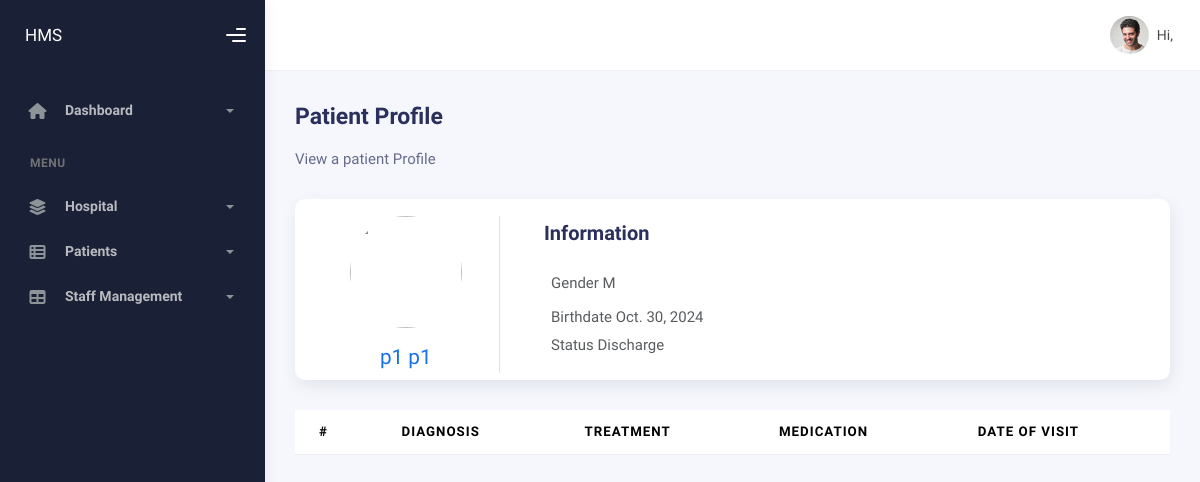
The app's page /hospital/patient/1/ (signed in), older data.
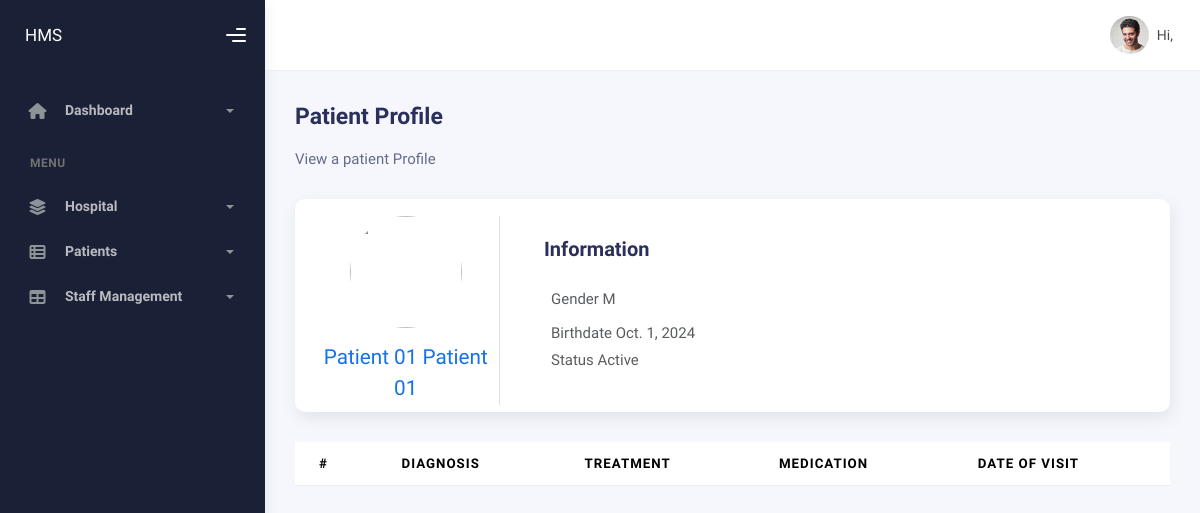
The same page, newer data.
### hospital/models.py (models this page shows)
class Patient(models.Model):
    GENDER_CHOICES = [
        ("M", "Male"),
        ("F", "Female"),
        ("O", "Other"),
    ]
    STATUS_CHOICES = [
        ("Inactive", "Inactive"),
        ("Active", "Active"),
        ("Admission", "Admission"),
        ("Discharge", "Discharge"),
    ]
    user = models.OneToOneField(
        User, on_delete=models.CASCADE, related_name="patient_info"
    )
    first_name = models.CharField(max_length=100)
    last_name = models.CharField(max_length=100)
    gender = models.CharField(max_length=1, choices=GENDER_CHOICES)
    birthdate = models.DateField()
    hospital = models.ForeignKey(
        Hospital, on_delete=models.CASCADE, related_name="patients"
    )
    is_admitted = models.BooleanField(default=False)
    status = models.CharField(max_length=10, choices=STATUS_CHOICES)
    created_at = models.DateTimeField(auto_now_add=True)
    updated_at = models.DateTimeField(auto_now=True)
    def __str__(self):
        return f"{self.first_name} {self.last_name}"

### hospital/views.py (the view)
# urls.py: path("patient/<int:patient_id>/", views.patient_detail_page, name="patient-detail"),
@login_required
def patient_detail_page(request, patient_id):
    patient = Patient.objects.get(pk=patient_id)
    medical_records = patient.medical_records.all()
    print("patient: ", patient)
    print("medical records: ", medical_records)
    context = {}
    context["patient"] = patient
    context["medical_records"] = medical_records
    return render(request, "hospital/patient-detail.html", context)

### hospital/templates/hospital/patient-detail.html (shortened to what this page needs)
{% extends "layout/base.html" %}
{% block heading %}Patient Profile{% endblock heading %}
{% block mute_heading %}View a patient Profile{% endblock mute_heading %}
{% block content %}
    <div class="row">
        <div class="col-12">
            <div class="card">
                <div class="card-body pb-0">
                    <div class="row align-items-center">
                        <div class="col-md-3">
                            <div class="text-center border-end">
                                <img src="https://www.freepik.com/premium-vector/user-profile-icon-flat-style-member-avatar-vector-illustration-isolated-background-human-permission-sign-business-concept_44276367.htm" class="img-fluid avatar-xxl rounded-circle" alt="">
                                <h4 class="text-primary font-size-20 mt-3 mb-2">{{ patient.first_name }} {{ patient.last_name }}</h4>
                            </div>
                        </div>
                        <div class="col-md-9">
                            <div class="ms-3">
                                <div>
                                    <h4 class="card-title mb-2">Information</h4>
                                </div>
                                <div class="row my-4">
                                    <div class="col-md-12">
                                        <div>
                                            <p class="text-muted mb-2 fw-medium">Gender {{ patient.gender }}
                                            </p>
                                            <p class="text-muted fw-medium mb-0">Birthdate {{ patient.birthdate }}
                                            </p>
                                            <p class="text-muted fw-medium mb-0">Status {{ patient.status }}
                                            </p>
                                        </div>
                                    </div>
                                </div>
                            </div>
                        </div>
                    </div>
                </div>
            </div>
            <table class="table mt-3">
                <thead>
                    <tr>
                        <th scope="col">#</th>
                        <th scope="col">Diagnosis</th>
                        <th scope="col">Treatment</th>
                        <th scope="col">Medication</th>
                        <th scope="col">Date of Visit</th>
                    </tr>
                </thead>
            </table>
        </div>
    </div>
</div>
{% endblock content %}

Row changes from the older to the newer data that the page shows:
changed Patient: first_name "p1" → "Patient 01"; last_name "p1" → "Patient 01"; birthdate "Oct. 30, 2024" → "Oct. 1, 2024"; status "Discharge" → "Active"
